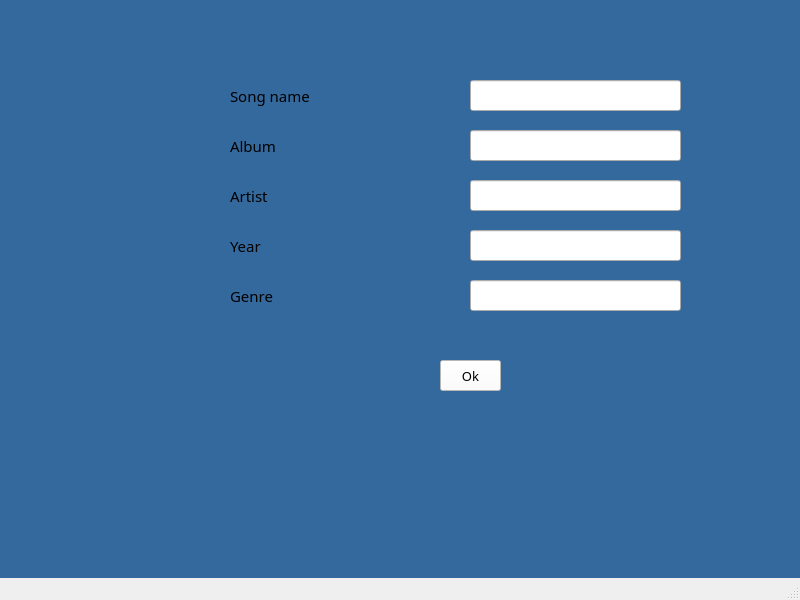
<?xml version="1.0" encoding="UTF-8"?>
<ui version="4.0">
 <class>MainWindow</class>
 <widget class="QMainWindow" name="MainWindow">
  <property name="geometry">
   <rect>
    <x>0</x>
    <y>0</y>
    <width>800</width>
    <height>600</height>
   </rect>
  </property>
  <property name="windowTitle">
   <string>MainWindow</string>
  </property>
  <widget class="QWidget" name="centralwidget">
   <widget class="QLabel" name="label_2">
    <property name="geometry">
     <rect>
      <x>230</x>
      <y>80</y>
      <width>181</width>
      <height>31</height>
     </rect>
    </property>
    <property name="font">
     <font>
      <family>Arial Rounded MT Bold</family>
      <pointsize>11</pointsize>
     </font>
    </property>
    <property name="text">
     <string>Song name</string>
    </property>
   </widget>
   <widget class="QLineEdit" name="lineEdit">
    <property name="geometry">
     <rect>
      <x>470</x>
      <y>80</y>
      <width>211</width>
      <height>31</height>
     </rect>
    </property>
   </widget>
   <widget class="QLineEdit" name="lineEdit_4">
    <property name="geometry">
     <rect>
      <x>470</x>
      <y>230</y>
      <width>211</width>
      <height>31</height>
     </rect>
    </property>
   </widget>
   <widget class="QLineEdit" name="lineEdit_5">
    <property name="geometry">
     <rect>
      <x>470</x>
      <y>280</y>
      <width>211</width>
      <height>31</height>
     </rect>
    </property>
   </widget>
   <widget class="QLineEdit" name="lineEdit_2">
    <property name="geometry">
     <rect>
      <x>470</x>
      <y>130</y>
      <width>211</width>
      <height>31</height>
     </rect>
    </property>
   </widget>
   <widget class="QLabel" name="label_3">
    <property name="geometry">
     <rect>
      <x>230</x>
      <y>280</y>
      <width>221</width>
      <height>31</height>
     </rect>
    </property>
    <property name="font">
     <font>
      <family>Arial Rounded MT Bold</family>
      <pointsize>11</pointsize>
     </font>
    </property>
    <property name="text">
     <string>Genre</string>
    </property>
   </widget>
   <widget class="QLabel" name="label_6">
    <property name="geometry">
     <rect>
      <x>230</x>
      <y>230</y>
      <width>211</width>
      <height>31</height>
     </rect>
    </property>
    <property name="font">
     <font>
      <family>Arial Rounded MT Bold</family>
      <pointsize>11</pointsize>
     </font>
    </property>
    <property name="text">
     <string>Year</string>
    </property>
   </widget>
   <widget class="QLabel" name="label">
    <property name="geometry">
     <rect>
      <x>0</x>
      <y>0</y>
      <width>811</width>
      <height>601</height>
     </rect>
    </property>
    <property name="styleSheet">
     <string notr="true">background-color: rgb(52, 105, 157);</string>
    </property>
    <property name="text">
     <string/>
    </property>
   </widget>
   <widget class="QLineEdit" name="lineEdit_3">
    <property name="geometry">
     <rect>
      <x>470</x>
      <y>180</y>
      <width>211</width>
      <height>31</height>
     </rect>
    </property>
   </widget>
   <widget class="QLabel" name="label_4">
    <property name="geometry">
     <rect>
      <x>230</x>
      <y>180</y>
      <width>231</width>
      <height>31</height>
     </rect>
    </property>
    <property name="font">
     <font>
      <family>Arial Rounded MT Bold</family>
      <pointsize>11</pointsize>
     </font>
    </property>
    <property name="text">
     <string>Artist</string>
    </property>
   </widget>
   <widget class="QLabel" name="label_5">
    <property name="geometry">
     <rect>
      <x>230</x>
      <y>130</y>
      <width>211</width>
      <height>31</height>
     </rect>
    </property>
    <property name="font">
     <font>
      <family>Arial Rounded MT Bold</family>
      <pointsize>11</pointsize>
     </font>
    </property>
    <property name="text">
     <string>Album</string>
    </property>
   </widget>
   <widget class="QPushButton" name="pushButton">
    <property name="geometry">
     <rect>
      <x>440</x>
      <y>360</y>
      <width>61</width>
      <height>31</height>
     </rect>
    </property>
    <property name="font">
     <font>
      <family>Arial Rounded MT Bold</family>
      <pointsize>10</pointsize>
     </font>
    </property>
    <property name="styleSheet">
     <string notr="true">background-color: rgb(255, 255, 255);</string>
    </property>
    <property name="text">
     <string>Ok</string>
    </property>
   </widget>
   <zorder>label</zorder>
   <zorder>label_2</zorder>
   <zorder>lineEdit</zorder>
   <zorder>lineEdit_4</zorder>
   <zorder>lineEdit_5</zorder>
   <zorder>lineEdit_2</zorder>
   <zorder>label_3</zorder>
   <zorder>label_6</zorder>
   <zorder>lineEdit_3</zorder>
   <zorder>label_4</zorder>
   <zorder>label_5</zorder>
   <zorder>pushButton</zorder>
  </widget>
  <widget class="QMenuBar" name="menubar">
   <property name="geometry">
    <rect>
     <x>0</x>
     <y>0</y>
     <width>800</width>
     <height>18</height>
    </rect>
   </property>
  </widget>
  <widget class="QStatusBar" name="statusbar"/>
 </widget>
 <resources/>
 <connections/>
</ui>
